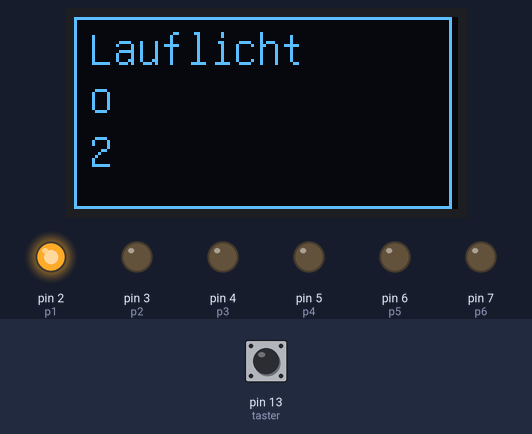
The sketch below on a simulated Arduino Uno, built with avr-gcc and run on an emulated ATmega328P. Parts: 128×64 one-colour display, output pins drawn as LEDs (lit = HIGH). Inputs (shaded band) come from the test bench; at power-on: pin 13 (taster) HIGH.

Above: at 1.5 s.
1.6 s: pin 13 (taster) pulled LOW for 0.35 s
At 1.83 s:
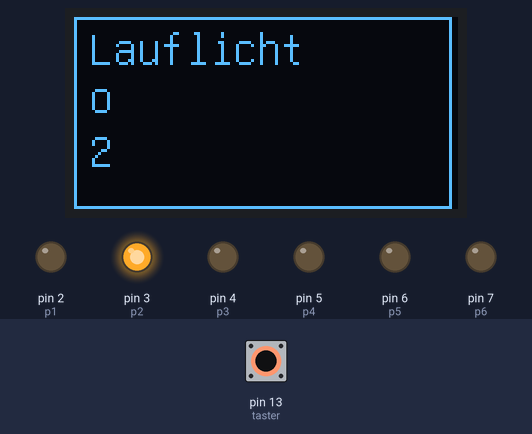
At 3.0 s:
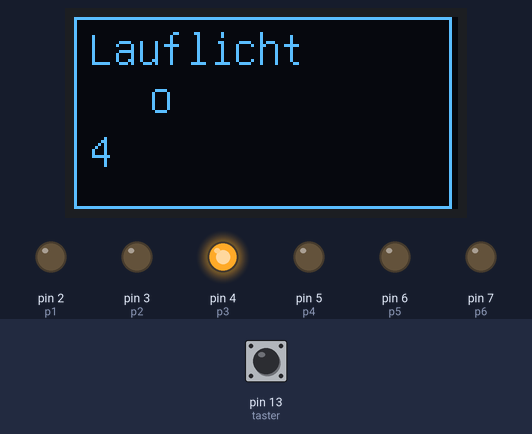
3.7 s: pin 13 (taster) pulled LOW for 1 s
At 5.3 s:
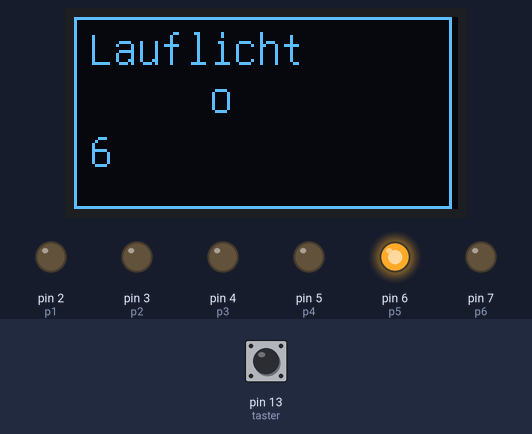
Timing chart, 0 to 6.8 s (numbered marks = the images above; inputs shaded):
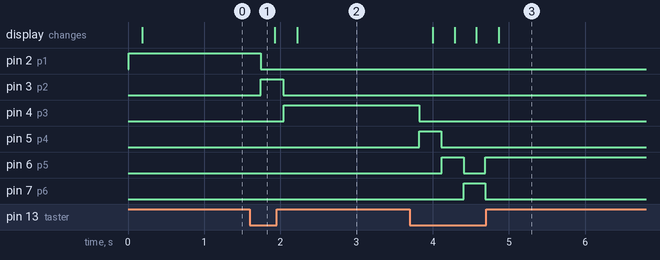

Measured:
- after the input at 1.6 s, pin 2 (p1): HIGH → LOW after 0.14 s; pin 3 (p2): LOW → HIGH after 0.15 s, → LOW 0.30 s later; pin 4 (p3): LOW → HIGH after 0.44 s
- after the input at 3.7 s, pin 4 (p3): HIGH → LOW after 0.12 s; pin 5 (p4): LOW → HIGH after 0.13 s, → LOW 0.29 s later; pin 6 (p5): LOW → HIGH after 0.42 s, → LOW 0.29 s later, → HIGH 0.28 s later; pin 7 (p6): LOW → HIGH after 0.71 s, → LOW 0.28 s later; the display: first changes after 0.30 s (image 3 shows a later state)

The sketch:

Lauflicht3.ino
```cpp
#include "U8glib.h"

// Oled Display
int d0 = 8;
int d1 = 9;
int res = 10;
int dc = 11;
int cs = 12;
U8GLIB_SH1106_128X64 u8g(d0, d1, cs, dc, res);


// Ledpins
int p1 = 2;
int p2 = 3;
int p3 = 4;
int p4 = 5;
int p5 = 6;
int p6 = 7;
//int p7 = 8;
int taster = 13;

 int current = 2;

void setPin(int pin, boolean on)
{
  if (on == true)
    digitalWrite(pin, HIGH);
  else
    digitalWrite(pin, LOW);
}


void draw(void){

  u8g.setFont(u8g_font_unifont);  // select font
  u8g.drawFrame(0,0,126,64);
  u8g.drawStr(5, 16, "Lauflicht");
  int posX = 0;
  for (int i = 2; i<8;i++){
    u8g.setPrintPos(5, 50);  // set position
    u8g.print(current);  //

    posX = 5 + (i-2) *10;
    if (current == i){
      setPin(i, true);
      u8g.drawStr(posX, 32, "o");
    }else{
      setPin(i, false);
      u8g.drawStr(posX, 32, "");
    }
  }
 }


void setup(void) {
  pinMode(p1, OUTPUT);
  pinMode(p2, OUTPUT);
  pinMode(p3, OUTPUT);
  pinMode(p4, OUTPUT);
  pinMode(p5, OUTPUT);
  pinMode(p6, OUTPUT);
  pinMode(taster, INPUT_PULLUP);

}

int inkrement = 1;

void loop(void) {
  u8g.firstPage();
  do {
    draw();
  } while( u8g.nextPage() );

  if (digitalRead(taster) == LOW)
  {
    current = current + inkrement;
    if (current==7)
    {
      inkrement = -1;
    }else if (current == 2){
      inkrement = 1;
    }
  }
  delay(100);
}
```
